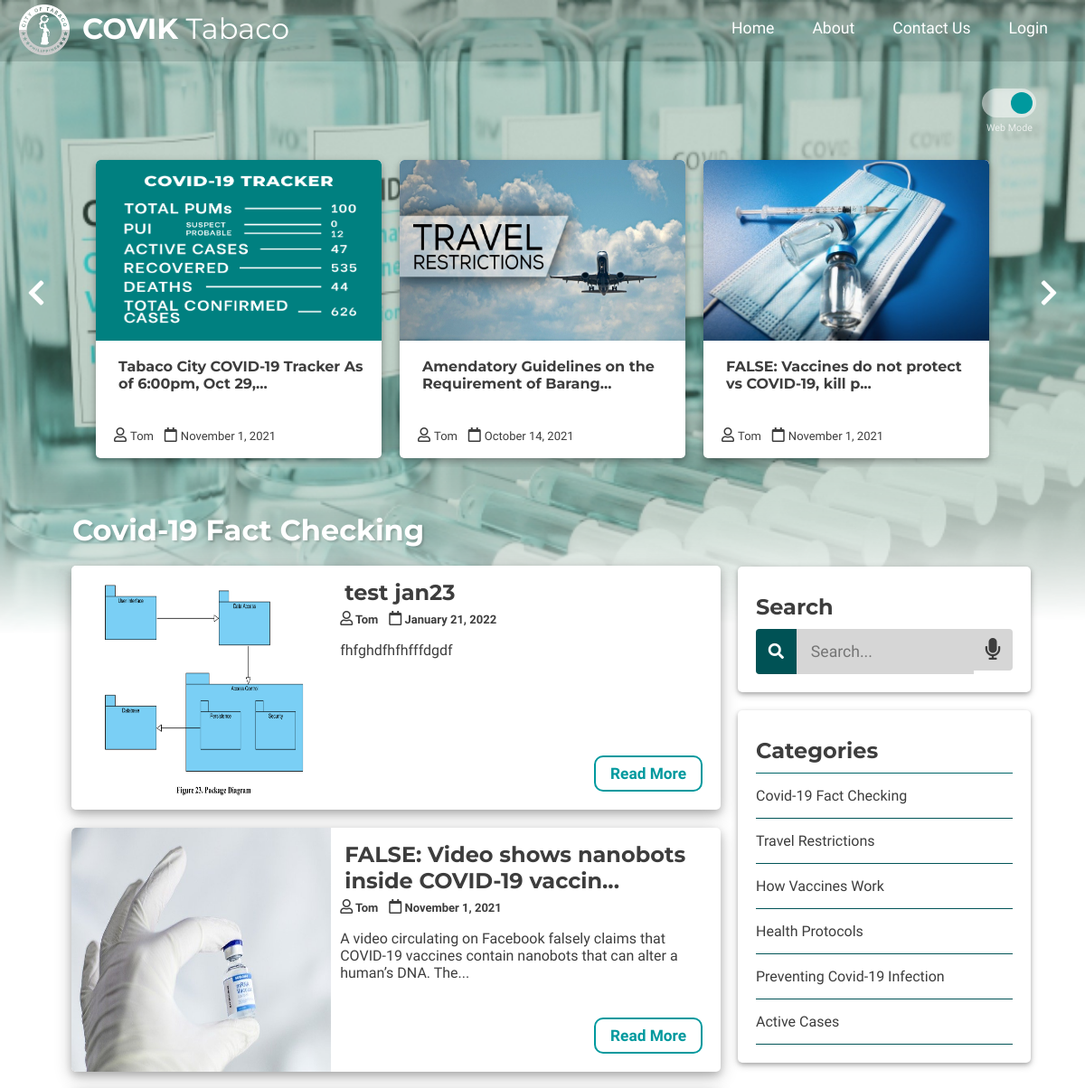
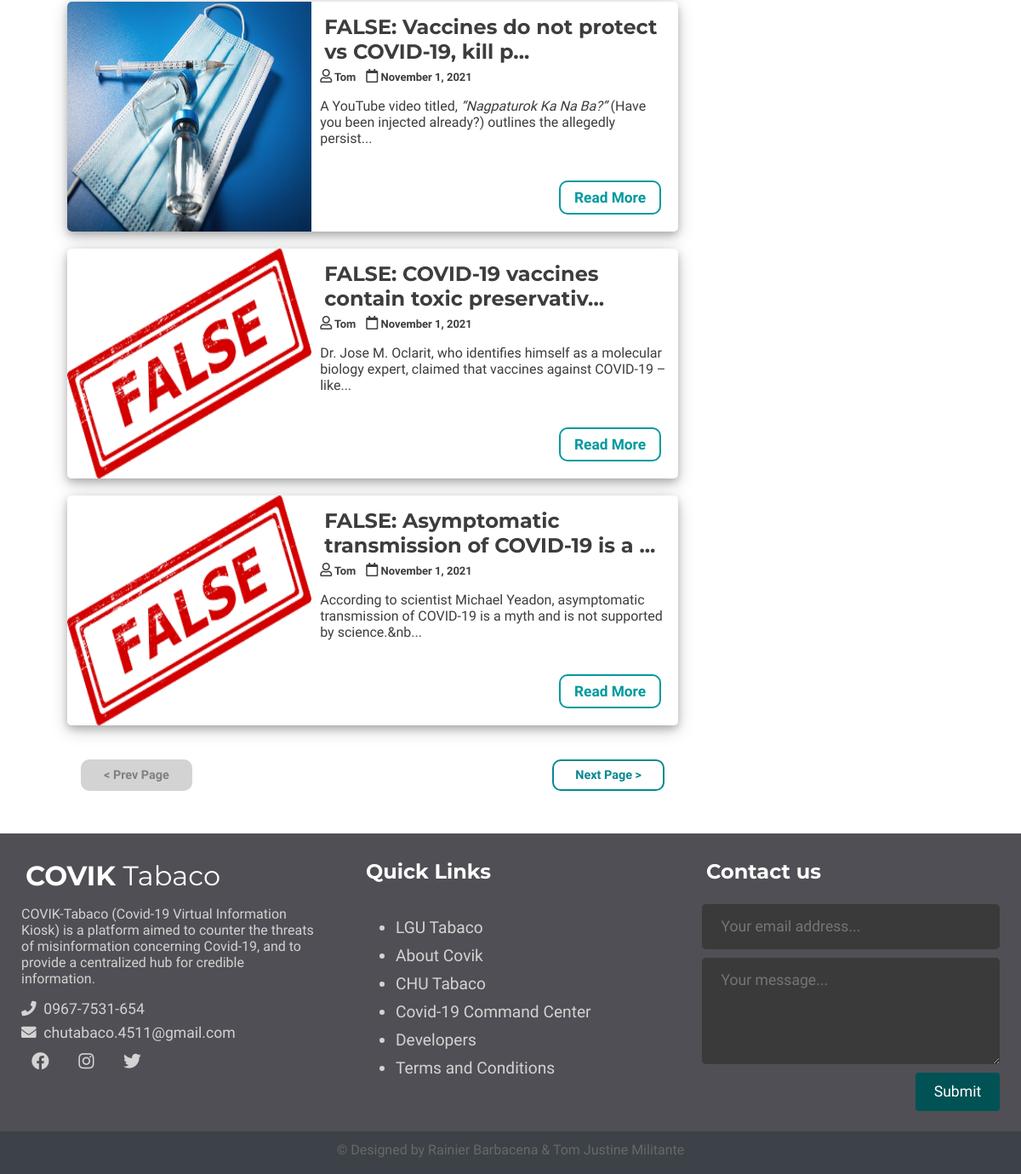
Page /index.php?t_id=5&name=Covid-19 Fact Checking on the committed database (2 pictures, top to bottom).
### tables this page shows
CREATE TABLE `posts` (
  `id` int(11) NOT NULL,
  `user_id` int(11) NOT NULL,
  `topic_id` int(11) DEFAULT NULL,
  `title` varchar(255) NOT NULL,
  `image` varchar(255) NOT NULL,
  `body` text NOT NULL,
  `published` tinyint(4) NOT NULL,
  `created_at` datetime NOT NULL DEFAULT current_timestamp()
);

CREATE TABLE `users` (
  `id` int(11) NOT NULL,
  `admin` tinyint(4) NOT NULL,
  `fullname` varchar(255) NOT NULL,
  `username` varchar(255) NOT NULL,
  `position` varchar(255) NOT NULL,
  `department` varchar(255) NOT NULL,
  `employeeId` varchar(255) NOT NULL,
  `email` varchar(255) NOT NULL,
  `password` varchar(255) NOT NULL,
  `created_at` timestamp NOT NULL DEFAULT current_timestamp()
);

CREATE TABLE `topics` (
  `id` int(11) NOT NULL,
  `name` varchar(100) NOT NULL,
  `description` text NOT NULL
);

### app/database/db.php (called while the page is built, shortened)
<?php
require('connect.php');
function executeQuery($sql, $data) {
     global $conn;
     $stmt = $conn->prepare($sql);
     $values = array_values($data);
     $types = str_repeat('s', count($values));
     $stmt->bind_param($types, ...$values);
     $stmt->execute();
     return $stmt;
}
function selectAll($table, $conditions = [])
{
     global $conn;
     $sql = "SELECT * FROM $table";
     if (empty($conditions)) {
          $stmt = $conn->prepare($sql);
          $stmt->execute();
          $records = $stmt->get_result()->fetch_all(MYSQLI_ASSOC);
          return $records;
     }
}
function getPublishedPosts() {
     $sql = "SELECT p.*, u.username, t.name FROM posts AS p
     JOIN users AS u ON p.user_id=u.id
     JOIN topics as t ON t.id = p.topic_id
     WHERE p.published=? ORDER BY RAND() LIMIT 10";
     $stmt = executeQuery($sql, ['published' => 1]);
     $records = $stmt->get_result()->fetch_all(MYSQLI_ASSOC);
     return $records;
}
function getPaginatedPostsByTopicId($topic_id) {
     $currentPage = isset($_GET['page']) ? $_GET['page'] : 1;
     $recordsPerPage = 5;
     $sql = "SELECT p.*, u.username FROM posts AS p JOIN users AS u ON p.user_id=u.id WHERE p.published=1 AND topic_id=? ORDER BY created_at DESC LIMIT ?,?";
     $data =[
          'topic_id' => $topic_id,
          'offset' => ($currentPage - 1) * $recordsPerPage,
          'numberOfRecords' => $recordsPerPage
     ];
     $stmt = executeQuery($sql, $data);
     $records = $stmt->get_result()->fetch_all(MYSQLI_ASSOC);
     $numberOfPages = ceil(totalTopicRows()/ $recordsPerPage);
     $pageData = [
          'records' => $records,
          'prevPage' => $currentPage > 1 ? $currentPage - 1 : false,
          'nextPage' => $currentPage + 1 <= $numberOfPages ? $currentPage + 1 : false,
      ];
     return $pageData;
}
function totalTopicRows() {
     $sql = "SELECT * FROM posts WHERE published=? AND topic_id=?";
     $stmt = executeQuery($sql, ['published' => 1, 'topic_id' => $_GET['t_id']]);
     $posts = $stmt->get_result()->fetch_all(MYSQLI_ASSOC);
     $total = sizeof($posts);
     return $total;
}

### app/controllers/topics.php (called while the page is built, shortened)
<?php
include(ROOT_PATH . "/app/database/db.php");
$table = 'topics';
$topics = selectAll($table);

### index.php (the view, shortened to what this page needs)
<?php
include(ROOT_PATH . "/app/controllers/topics.php");
$posts = array();
$recents = array();
$postsTitle = 'Recent Posts';
if (isset($_GET['t_id'])) {
     $posts = getPublishedPosts($_GET['t_id']);
     $recents = getPaginatedPostsByTopicId($_GET['t_id']);
     $postsTitle = "". $_GET['name'] . "";
} else if (isset($_GET['search-term'])) {
     $posts = getPublishedPosts();
     $recents = paginatedSearchPosts($_GET['search-term']);
     $postsTitle = "You searched for '" . $_GET['search-term'] . "' ";
} else {
     $posts = getPublishedPosts();
     $recents = getPaginatedRecentPosts();
}
?>
<!DOCTYPE html>
<html lang="en">
<head>
     <link rel="stylesheet" href="https://cdnjs.cloudflare.com/ajax/libs/font-awesome/5.15.4/css/all.min.css" />
     <link rel="stylesheet" href="assets/css/style.css" />
</head>
<body>
     <?php include(ROOT_PATH . "/app/includes/header.php"); ?>
     <div class="page-wrapper">
          <div class="layout-toggle">
               <label class="switch">
                    <a href="<?php echo BASE_URL . '/kiosk.php' ?>">
                         <div class=""></div>
                         <h6>Web Mode</h6>
                    </a>
               </label>
          </div>
          <div class="post-slider">
               <i class="fas fa-chevron-left prev prev-next"></i>
               <i class="fas fa-chevron-right next prev-next"></i>
               <div class="post-wrapper">
                    <?php foreach ($posts as $post): ?>
                         <div class="post">
                              <a href="single.php?t_id=<?php echo $post['topic_id']; ?>&p_id=<?php echo $post['id']; ?>&title=<?php echo $post['title']; ?>"><img src="<?php echo BASE_URL . '/assets/images/' . $post['image']; ?>" alt="" class="slider-image" /></a>
                              <div class="post-info">
                                   <h4>
                                        <a href="single.php?t_id=<?php echo $post['topic_id']; ?>&p_id=<?php echo $post['id']; ?>&title=<?php echo $post['title']; ?>"><?php $strend = 50; if(strlen($post['title']) >= $strend): ?><?php echo substr($post['title'], 0, $strend) . '...'; ?><?php else: ?><?php echo substr($post['title'], 0, $strend); ?><?php endif;?></a>
                                   </h4>
                                   <div class="slider-auth-date">
                                        <i class="far fa-user"></i><span><?php echo $post['username']; ?></span>
                                        <i class="far fa-calendar"></i><span><?php echo date('F j, Y', strtotime($post['created_at'])); ?></span>
                                   </div>
                              </div>
                         </div>
                    <?php endforeach; ?>
               </div>
          </div>
          <div class="content clearfix">
               <div class="main-content" id="posts-container">
                    <h1 class="recent-post-title"><?php echo $postsTitle ?></h1>
                    <?php foreach ($recents['records'] as $post): ?>
                         <?php
                              $sql = "SELECT `username` FROM `users` WHERE `id` = ?";
                              $stmt = executeQuery($sql, ['id' => $post['user_id']]);
                              $records = $stmt->get_result()->fetch_all(MYSQLI_ASSOC);
                         ?>
                         <div class="post clearfix">
                              <a href="single.php?t_id=<?php echo $post['topic_id']; ?>&p_id=<?php echo $post['id']; ?>&title=<?php echo $post['title']; ?>"><img src="<?php echo BASE_URL . '/assets/images/' . $post['image']; ?>" alt="" class="post-image"></a>
                              <div class="post-preview">
                                   <h2><a href="single.php?t_id=<?php echo $post['topic_id']; ?>&p_id=<?php echo $post['id']; ?>&title=<?php echo $post['title']; ?>"><?php $strend = 50; if(strlen($post['title']) >= $strend): ?><?php echo substr($post['title'], 0, $strend) . '...'; ?><?php else: ?><?php echo substr($post['title'], 0, $strend); ?><?php endif;?></a></h2>
                                   <i class="far fa-user"></i><span> <?php echo $records[0]['username']; ?></span>
                                   <i class="far fa-calendar"></i><span> <?php echo date('F j, Y', strtotime($post['created_at'])); ?></span>
                                   <p class="preview-text">
                                        <?php echo substr(html_entity_decode($post['body']), 0, 125) . '...'; ?>
                                   </p>
                                   <a href="single.php?t_id=<?php echo $post['topic_id']; ?>&p_id=<?php echo $post['id']; ?>&title=<?php echo $post['title']; ?>" class="btn read-more">Read More</a>
                              </div>
                         </div>
                    <?php endforeach; ?>
                    <div class="pagination-links">
                         <?php if (isset($_GET['t_id'])): ?>
                              <?php if ($recents['prevPage']): ?>
                                   <a class = "page-btn" href="<?php echo BASE_URL . '/index.php?t_id=' . $_GET['t_id'] . '&name=' . $_GET['name'] . '&page=' . $recents['prevPage']; ?>#posts-container">< Prev Page</a><?php if(isset($_GET['page'])): ?> <span>-  Page <?php echo $_GET['page']?>  -</span> <?php endif;?>
                              <?php else: ?>
                                   <a class = "page-btn disabled" href="#">< Prev Page</a><?php if(isset($_GET['page'])): ?> <span>-  Page <?php echo $_GET['page']?>  -</span> <?php endif;?>
                              <?php endif; ?>
                              <?php if ($recents['nextPage']): ?>
                                   <a class = "page-btn" href="<?php echo BASE_URL . '/index.php?t_id=' . $_GET['t_id'] . '&name=' . $_GET['name'] . '&page=' . $recents['nextPage']; ?>#posts-container">Next Page ></a>
                              <?php else: ?>
                                   <a class = "page-btn disabled" href="#">Next Page ></a>
                              <?php endif; ?>
                         <?php endif; ?>
                    </div>
               </div>
               <div class="sidebar-sticky sidebar">
                    <div class="section search">
                         <h2 class="section-title">Search</h2>
                         <div class="search-container">
                              <form action="index.php"  id="search-form" method="get">
                                   <button type="submit" class="search-form-btn" id="search-btn">
                                        <i class="fa fa-search"></i>
                                   </button>
                                   <input type="text" name="search-term" class="text-input contents" id="search-input" placeholder="Search..."></input>
                              </form>
                              <div>
                                   <button class="search-form-btn talk" id="speech-btn">
                                        <i class="fa fa-microphone"></i>
                                   </button>
                              </div>
                         </div>
                    </div>
                    <div class="section topics">
                         <h2 class="section-title">Categories</h2>
                         <ul>
                              <?php foreach ($topics as $key => $topic): ?>
                                   <li><a href="<?php echo BASE_URL . '/index.php?t_id=' . $topic['id'] . '&name=' . $topic['name']; ?>"><?php echo $topic['name']; ?></a></li>
                              <?php endforeach; ?>
                         </ul>
                    </div>
               </div>
          </div>
     </div>
     <?php include(ROOT_PATH . "/app/includes/footer.php"); ?>
</body>
</html>

### rows in the picture
posts: image (picture), title "Tabaco City COVID-19 Tracker As of 6:00pm, Oct 29,", user.username "Tom", created_at "November 1, 2021"
posts: image (picture), title "Amendatory Guidelines on the Requirement of Barang", user.username "Tom", created_at "October 14, 2021"
posts: image (picture), title "FALSE: Vaccines do not protect vs COVID-19, kill p", user.username "Tom", created_at "November 1, 2021", body "A YouTube video titled, “Nagpaturok Ka Na Ba?” (Have you been injected already?) outlines the allegedly persist"
posts: image (picture), title "test jan23", user.username "Tom", created_at "January 21, 2022", body "fhfghdfhfhfffdgdf"
posts: image (picture), title "FALSE: Video shows nanobots inside COVID-19 vaccin", user.username "Tom", created_at "November 1, 2021", body "A video circulating on Facebook falsely claims that COVID-19 vaccines contain nanobots that can alter a human’s DNA. The"
posts: image (picture), title "FALSE: COVID-19 vaccines contain toxic preservativ", user.username "Tom", created_at "November 1, 2021", body "Dr. Jose M. Oclarit, who identifies himself as a molecular biology expert, claimed that vaccines against COVID-19 – like"
posts: image (picture), title "FALSE: Asymptomatic transmission of COVID-19 is a", user.username "Tom", created_at "November 1, 2021", body "According to scientist Michael Yeadon, asymptomatic transmission of COVID-19 is a myth and is not supported by science.&nb"
topics: name "Covid-19 Fact Checking"
topics: name "Travel Restrictions"
topics: name "How Vaccines Work"
topics: name "Health Protocols"
topics: name "Preventing Covid-19 Infection"
topics: name "Active Cases"

### other values in the picture
$postsTitle "Covid-19 Fact Checking"
